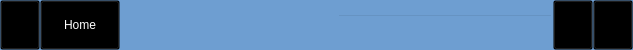
<?xml version="1.0" encoding="UTF-8"?>
<ui version="4.0">
 <class>UiMainMenu</class>
 <widget class="QFrame" name="UiMainMenu">
  <property name="geometry">
   <rect>
    <x>0</x>
    <y>0</y>
    <width>633</width>
    <height>50</height>
   </rect>
  </property>
  <property name="sizePolicy">
   <sizepolicy hsizetype="Expanding" vsizetype="Minimum">
    <horstretch>0</horstretch>
    <verstretch>0</verstretch>
   </sizepolicy>
  </property>
  <property name="minimumSize">
   <size>
    <width>0</width>
    <height>50</height>
   </size>
  </property>
  <property name="maximumSize">
   <size>
    <width>16777215</width>
    <height>50</height>
   </size>
  </property>
  <property name="windowTitle">
   <string>Frame</string>
  </property>
  <property name="styleSheet">
   <string notr="true">background-color: rgb(110, 158, 209);</string>
  </property>
  <property name="frameShape">
   <enum>QFrame::NoFrame</enum>
  </property>
  <property name="frameShadow">
   <enum>QFrame::Plain</enum>
  </property>
  <layout class="QHBoxLayout" name="mainlayout">
   <property name="spacing">
    <number>0</number>
   </property>
   <property name="leftMargin">
    <number>0</number>
   </property>
   <property name="topMargin">
    <number>0</number>
   </property>
   <property name="rightMargin">
    <number>0</number>
   </property>
   <property name="bottomMargin">
    <number>0</number>
   </property>
   <item>
    <widget class="QPushButton" name="backButton">
     <property name="sizePolicy">
      <sizepolicy hsizetype="Minimum" vsizetype="Expanding">
       <horstretch>0</horstretch>
       <verstretch>0</verstretch>
      </sizepolicy>
     </property>
     <property name="styleSheet">
      <string notr="true">color: rgb(255, 255, 255);
background-color: rgba(0, 0, 0, 0);
selection-background-color: rgba(0, 0, 0, 50);
font: 14pt &quot;Calibri&quot;;</string>
     </property>
     <property name="text">
      <string/>
     </property>
     <property name="icon">
      <iconset resource="../rec/rec.qrc">
       <normaloff>:/icon/checkBox on.png</normaloff>:/icon/checkBox on.png</iconset>
     </property>
    </widget>
   </item>
   <item>
    <widget class="QPushButton" name="homeButton">
     <property name="sizePolicy">
      <sizepolicy hsizetype="Minimum" vsizetype="Expanding">
       <horstretch>0</horstretch>
       <verstretch>0</verstretch>
      </sizepolicy>
     </property>
     <property name="autoFillBackground">
      <bool>false</bool>
     </property>
     <property name="styleSheet">
      <string notr="true">color: rgb(255, 255, 255);
background-color: rgba(0, 0, 0, 0);
selection-background-color: rgba(0, 0, 0, 50);
font: 14pt &quot;Calibri&quot;;</string>
     </property>
     <property name="text">
      <string>Home</string>
     </property>
     <property name="default">
      <bool>false</bool>
     </property>
     <property name="flat">
      <bool>false</bool>
     </property>
    </widget>
   </item>
   <item>
    <spacer name="horizontalSpacer">
     <property name="orientation">
      <enum>Qt::Horizontal</enum>
     </property>
     <property name="sizeHint" stdset="0">
      <size>
       <width>40</width>
       <height>20</height>
      </size>
     </property>
    </spacer>
   </item>
   <item>
    <widget class="QLineEdit" name="searchLineEdit">
     <property name="styleSheet">
      <string notr="true">color: rgb(255, 255, 255);
background-color: rgba(0, 0, 0, 0);
selection-background-color: rgba(0, 0, 0, 50);
font: 14pt &quot;Calibri&quot;;</string>
     </property>
    </widget>
   </item>
   <item>
    <widget class="QPushButton" name="searchButton">
     <property name="sizePolicy">
      <sizepolicy hsizetype="Minimum" vsizetype="Expanding">
       <horstretch>0</horstretch>
       <verstretch>0</verstretch>
      </sizepolicy>
     </property>
     <property name="styleSheet">
      <string notr="true">color: rgb(255, 255, 255);
background-color: rgba(0, 0, 0, 0);
selection-background-color: rgba(0, 0, 0, 50);
font: 14pt &quot;Calibri&quot;;</string>
     </property>
     <property name="text">
      <string/>
     </property>
     <property name="icon">
      <iconset resource="../rec/rec.qrc">
       <normaloff>:/icon/checkBox on.png</normaloff>:/icon/checkBox on.png</iconset>
     </property>
    </widget>
   </item>
   <item>
    <widget class="QPushButton" name="settingButton">
     <property name="sizePolicy">
      <sizepolicy hsizetype="Minimum" vsizetype="Expanding">
       <horstretch>0</horstretch>
       <verstretch>0</verstretch>
      </sizepolicy>
     </property>
     <property name="styleSheet">
      <string notr="true">color: rgb(255, 255, 255);
background-color: rgba(0, 0, 0, 0);
selection-background-color: rgba(0, 0, 0, 50);
font: 14pt &quot;Calibri&quot;;</string>
     </property>
     <property name="text">
      <string comment="setting for launcher"/>
     </property>
     <property name="icon">
      <iconset>
       <normalon>:/icon/checkBox on.png</normalon>
      </iconset>
     </property>
    </widget>
   </item>
  </layout>
 </widget>
 <resources>
  <include location="../rec/rec.qrc"/>
 </resources>
 <connections/>
</ui>
